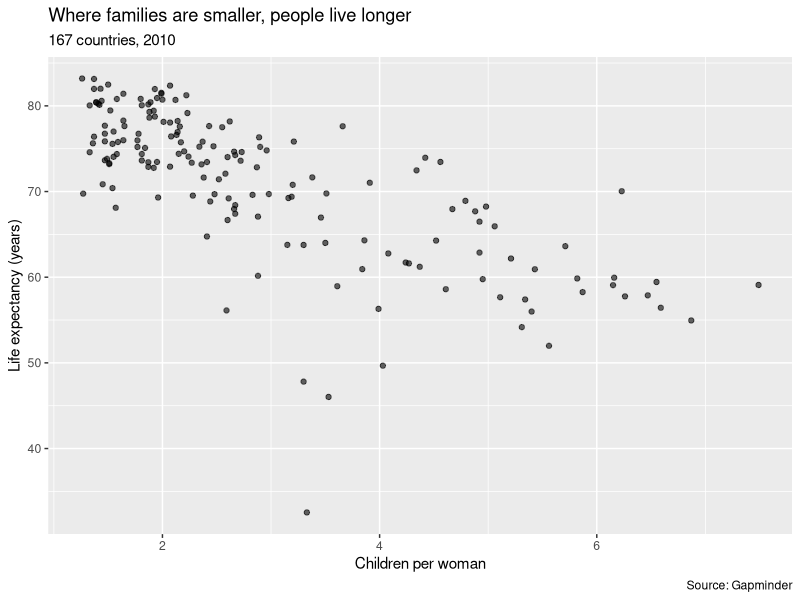
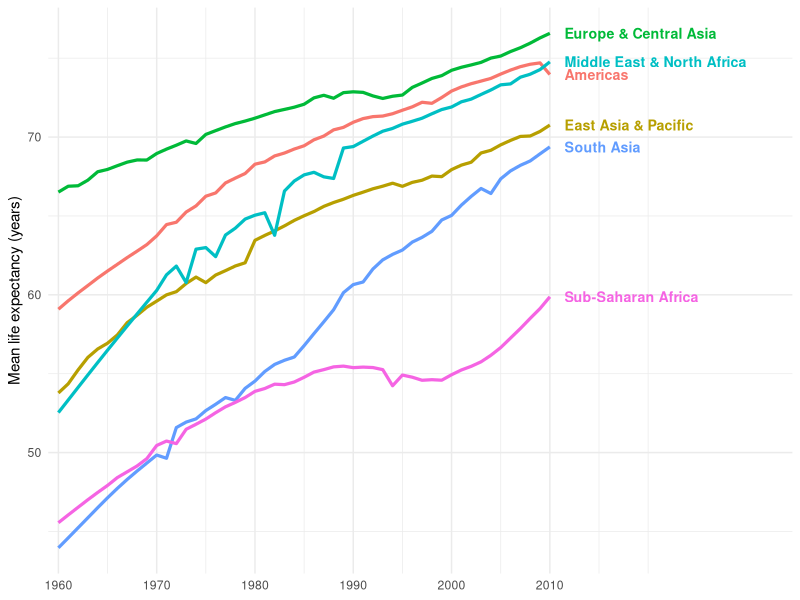
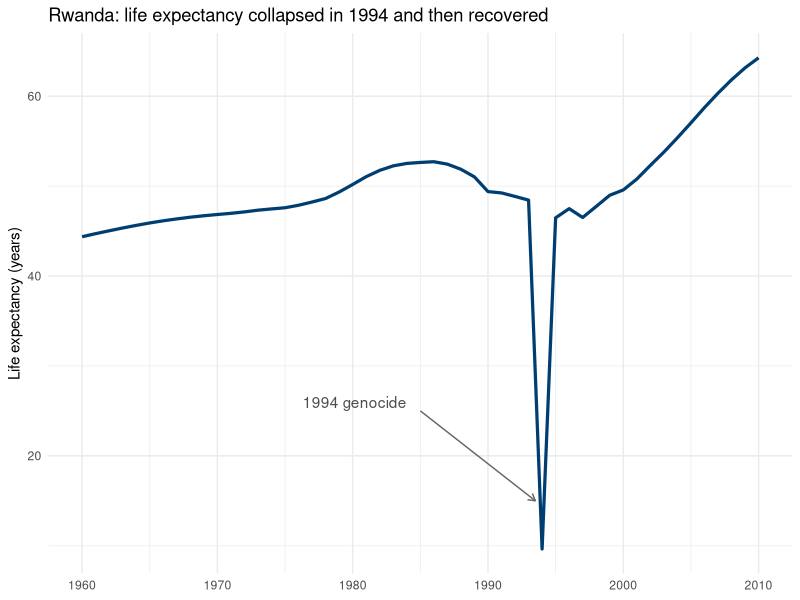
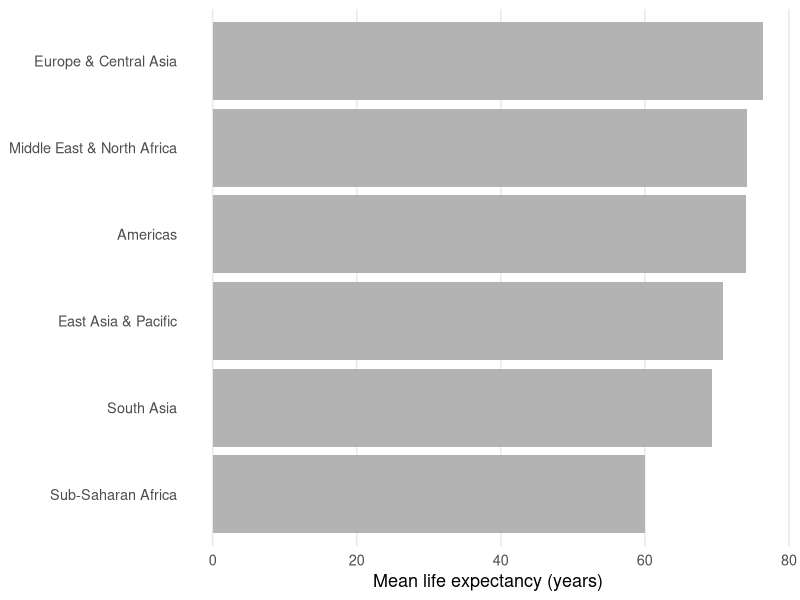
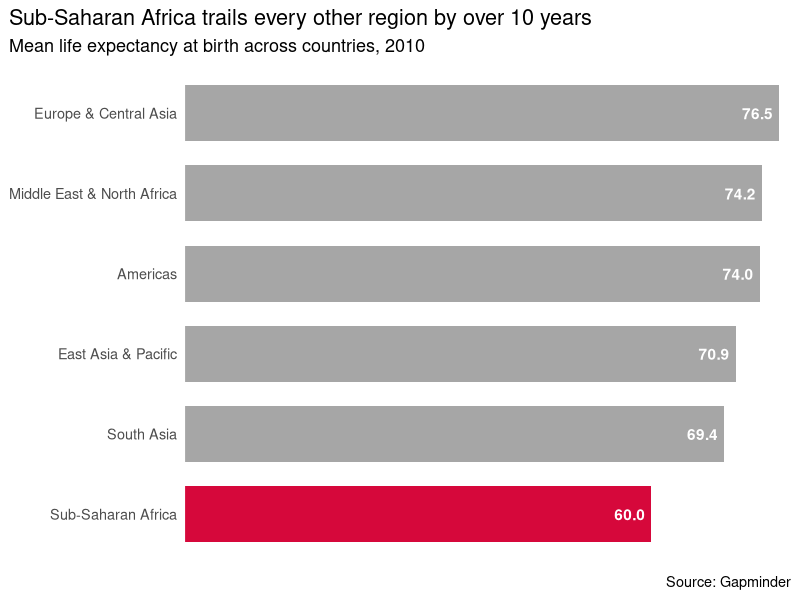
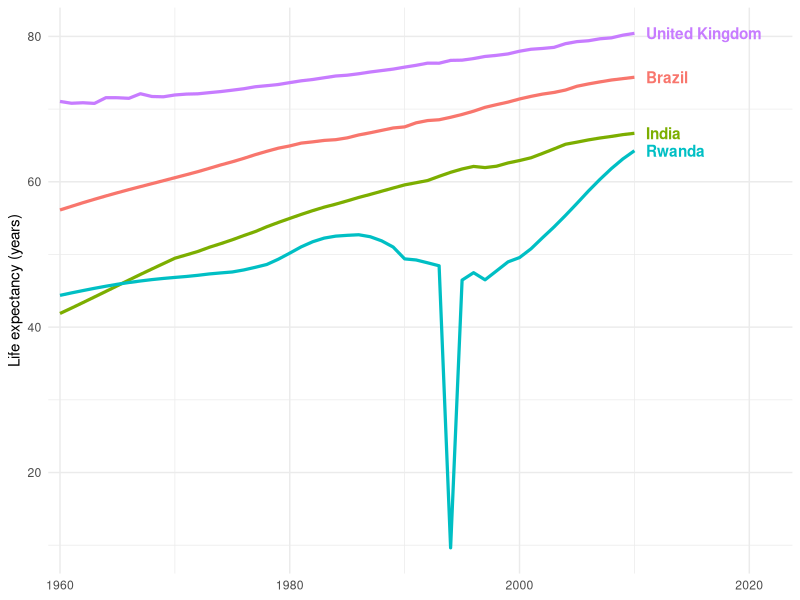

R code for these plots, in order:
## ---- chunk 1
library(tidyverse)

gapminder <- read_csv("data/gapminder_2010.csv")
gap_years <- read_csv("data/gapminder_1960_2010.csv")
## ---- chunk 2
#| fig-height: 4.4
ggplot(gapminder, aes(x = children_per_woman, y = life_expectancy)) +
  geom_point(alpha = 0.6) +
  labs(title = "Where families are smaller, people live longer",
       subtitle = "167 countries, 2010",
       caption = "Source: Gapminder",
       x = "Children per woman",
       y = "Life expectancy (years)")
## ---- chunk 3
#| fig-height: 4.4
region_years <- gap_years |>
  group_by(region, year) |>
  summarise(life_expectancy = mean(life_expectancy, na.rm = TRUE), .groups = "drop")

line_ends <- region_years |> filter(year == max(year))

ggplot(region_years, aes(x = year, y = life_expectancy, colour = region)) +
  geom_line(linewidth = 1.1) +
  geom_text(data = line_ends, aes(label = region),
            hjust = 0, nudge_x = 1.5, size = 3.6, fontface = "bold") +
  scale_x_continuous(breaks = seq(1960, 2010, 10),
                     expand = expansion(mult = c(0.02, 0.45))) +
  labs(x = NULL, y = "Mean life expectancy (years)") +
  theme_minimal() +
  theme(legend.position = "none")
## ---- chunk 4
#| fig-height: 3.8
rwanda <- gap_years |> filter(country == "Rwanda")

ggplot(rwanda, aes(x = year, y = life_expectancy)) +
  geom_line(linewidth = 1.1, colour = "#003E72") +
  annotate("segment", x = 1985, xend = 1993.5, y = 25, yend = 15,
           colour = "grey40", arrow = arrow(length = unit(2, "mm"))) +
  annotate("text", x = 1984, y = 26, label = "1994 genocide", hjust = 1, colour = "grey30") +
  labs(title = "Rwanda: life expectancy collapsed in 1994 and then recovered",
       x = NULL, y = "Life expectancy (years)") +
  theme_minimal()
## ---- chunk 5
#| fig-height: 3.6
region_le <- gapminder |>
  group_by(region) |>
  summarise(life_expectancy = mean(life_expectancy))

ggplot(region_le, aes(x = life_expectancy, y = fct_reorder(region, life_expectancy))) +
  geom_col(fill = "grey70") +
  theme_minimal(base_size = 13) +
  theme(panel.grid.major.y = element_blank(),
        panel.grid.minor = element_blank()) +
  labs(x = "Mean life expectancy (years)", y = NULL)
## ---- chunk 6
#| fig-height: 3.8
region_le |>
  mutate(focus = region == "Sub-Saharan Africa") |>
  ggplot(aes(x = life_expectancy, y = fct_reorder(region, life_expectancy), fill = focus)) +
  geom_col(width = 0.7) +
  geom_text(aes(label = sprintf("%.1f", life_expectancy)),
            hjust = 1.2, colour = "white", fontface = "bold") +
  scale_fill_manual(values = c("grey65", "#D6083B"), guide = "none") +
  scale_x_continuous(expand = expansion(mult = c(0, 0.02))) +
  labs(title = "Sub-Saharan Africa trails every other region by over 10 years",
       subtitle = "Mean life expectancy at birth across countries, 2010",
       caption = "Source: Gapminder", x = NULL, y = NULL) +
  theme_minimal(base_size = 13) +
  theme(panel.grid = element_blank(), axis.text.x = element_blank(),
        plot.title.position = "plot")
## ---- chunk 7
#| fig-height: 3.8
four <- gap_years |> filter(country %in% c("Brazil", "India", "Rwanda", "United Kingdom"))
ends <- four |> filter(year == max(year))

ggplot(four, aes(x = year, y = life_expectancy, colour = country)) +
  geom_line(linewidth = 1.1) +
  geom_text(data = ends, aes(label = country), hjust = 0, nudge_x = 1, fontface = "bold") +
  scale_x_continuous(expand = expansion(mult = c(0.02, 0.25))) +
  labs(x = NULL, y = "Life expectancy (years)") +
  theme_minimal() +
  theme(legend.position = "none")
